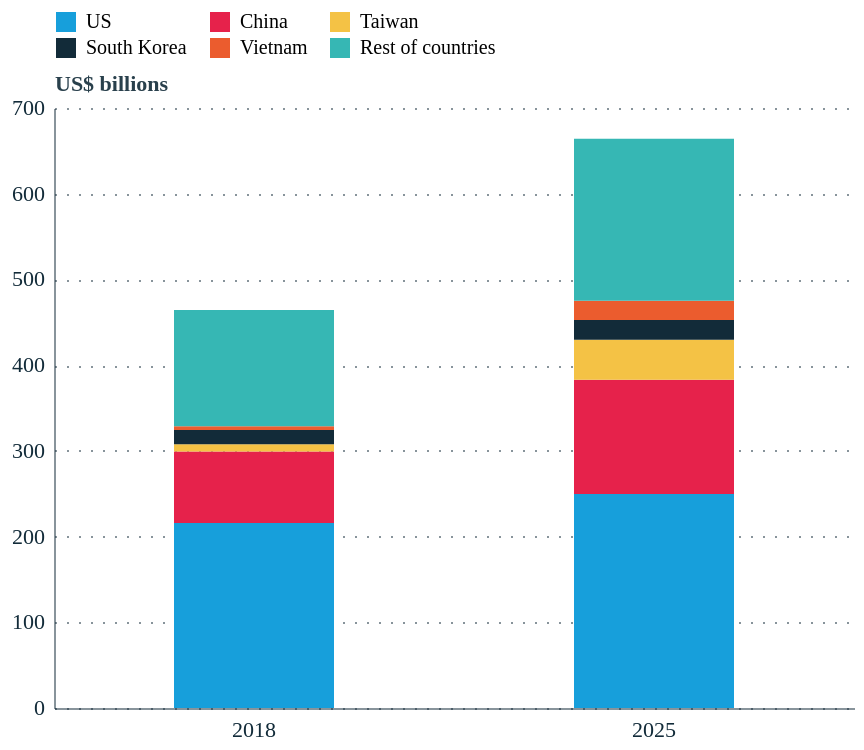

This figure's Vega-Lite source:
### Vega-Lite specification from a JSON file in a GitHub repository (floating-point values rounded to 4 significant figures)
{"config": {"font": "Circular Std", "mark": {"line": {"interpolate": "linear"}}, "view": {"stroke": "transparent", "width": 400, "height": 300}, "range": {"category": ["#179fdb", "#e6224b", "#f4c245", "#122b39", "#eb5c2e", "#36b7b4"], "diverging": ["#E6224B", "#E54753", "#C9C9C9", "#179FDB", "#122B39"], "heatmap": ["#C9C9C9", "#179FDB", "#0063AF", "#122B39"], "ordinal": ["#00A767", "#36B7B4", "#179FDB", "#0063AF", "#243B5A"]}, "axisX": {"labelColor": "#122b39", "tickColor": "#122b39", "domainColor": "#122b39", "domainOpacity": 0.5, "gridOpacity": 0, "labelAngle": 0, "labelAlign": "center", "labelFontSize": 11, "labelPadding": 5, "tickCount": 10, "tickSize": 0, "title": ""}, "axisY": {"labelColor": "#122b39", "tickColor": "#122b39", "domainColor": "#122b39", "gridColor": "#122b39", "gridDash": [1, 5], "gridOpacity": 0.5, "labelPadding": 5, "labelFontSize": 11, "domainOpacity": 0.5, "tickSize": 0, "title": null, "titleAlign": "left", "titleAngle": 0, "titleBaseline": "bottom", "titleColor": "#122b39", "titleOpacity": 0.9, "titleX": 0, "titleY": -7}}, "data": {"name": "data-0a80de515e3f38cea84ad0bee0348976"}, "mark": {"type": "bar", "width": 80}, "encoding": {"color": {"field": "Country", "legend": {"columns": 3, "offset": 25, "orient": "top", "title": null}, "scale": {"domain": ["US", "China", "Taiwan", "South Korea", "Vietnam", "Rest of countries"], "range": ["#179fdb", "#e6224b", "#f4c245", "#122b39", "#eb5c2e", "#36b7b4"]}, "type": "nominal"}, "order": {"field": "country_sort", "type": "quantitative"}, "tooltip": [{"field": "Year", "title": "Year", "type": "nominal"}, {"field": "Country", "title": "Country", "type": "nominal"}, {"field": "Value", "format": ".2f", "title": "US$ billions", "type": "quantitative"}], "x": {"axis": {"labelAngle": 0, "title": null}, "field": "Year", "type": "nominal"}, "y": {"axis": {"format": ".0f", "title": "US$ billions"}, "field": "Value", "stack": true, "type": "quantitative"}}, "transform": [{"calculate": "indexof(['US','China','Taiwan','South Korea','Vietnam','Rest of countries'], datum.Country)", "as": "country_sort"}], "$schema": "https://vega.github.io/schema/vega-lite/v6.4.1.json", "datasets": {"data-0a80de515e3f38cea84ad0bee0348976": [{"Country": "US", "Year": "2018", "Value": 215.8}, {"Country": "China", "Year": "2018", "Value": 83.51}, {"Country": "Taiwan", "Year": "2018", "Value": 8.27}, {"Country": "South Korea", "Year": "2018", "Value": 16.73}, {"Country": "Vietnam", "Year": "2018", "Value": 4.411}, {"Country": "Rest of countries", "Year": "2018", "Value": 135.6}, {"Country": null, "Year": "2018", "Value": null}, {"Country": null, "Year": "2018", "Value": null}, {"Country": null, "Year": "2018", "Value": null}, {"Country": null, "Year": "2018", "Value": null}, {"Country": null, "Year": "2018", "Value": null}, {"Country": null, "Year": "2018", "Value": null}, {"Country": null, "Year": "2018", "Value": null}, {"Country": null, "Year": "2018", "Value": null}, {"Country": null, "Year": "2018", "Value": null}, {"Country": null, "Year": "2018", "Value": null}, {"Country": null, "Year": "2018", "Value": null}, {"Country": null, "Year": "2018", "Value": null}, {"Country": null, "Year": "2018", "Value": null}, {"Country": "US", "Year": "2025", "Value": 249.8}, {"Country": "China", "Year": "2025", "Value": 133.3}, {"Country": "Taiwan", "Year": "2025", "Value": 46.59}, {"Country": "South Korea", "Year": "2025", "Value": 23.07}, {"Country": "Vietnam", "Year": "2025", "Value": 22.37}, {"Country": "Rest of countries", "Year": "2025", "Value": 189.0}, {"Country": null, "Year": "2025", "Value": null}, {"Country": null, "Year": "2025", "Value": null}, {"Country": null, "Year": "2025", "Value": null}, {"Country": null, "Year": "2025", "Value": null}, {"Country": null, "Year": "2025", "Value": null}, {"Country": null, "Year": "2025", "Value": null}, {"Country": null, "Year": "2025", "Value": null}, {"Country": null, "Year": "2025", "Value": null}, {"Country": null, "Year": "2025", "Value": null}, {"Country": null, "Year": "2025", "Value": null}, {"Country": null, "Year": "2025", "Value": null}, {"Country": null, "Year": "2025", "Value": null}, {"Country": null, "Year": "2025", "Value": null}]}}
